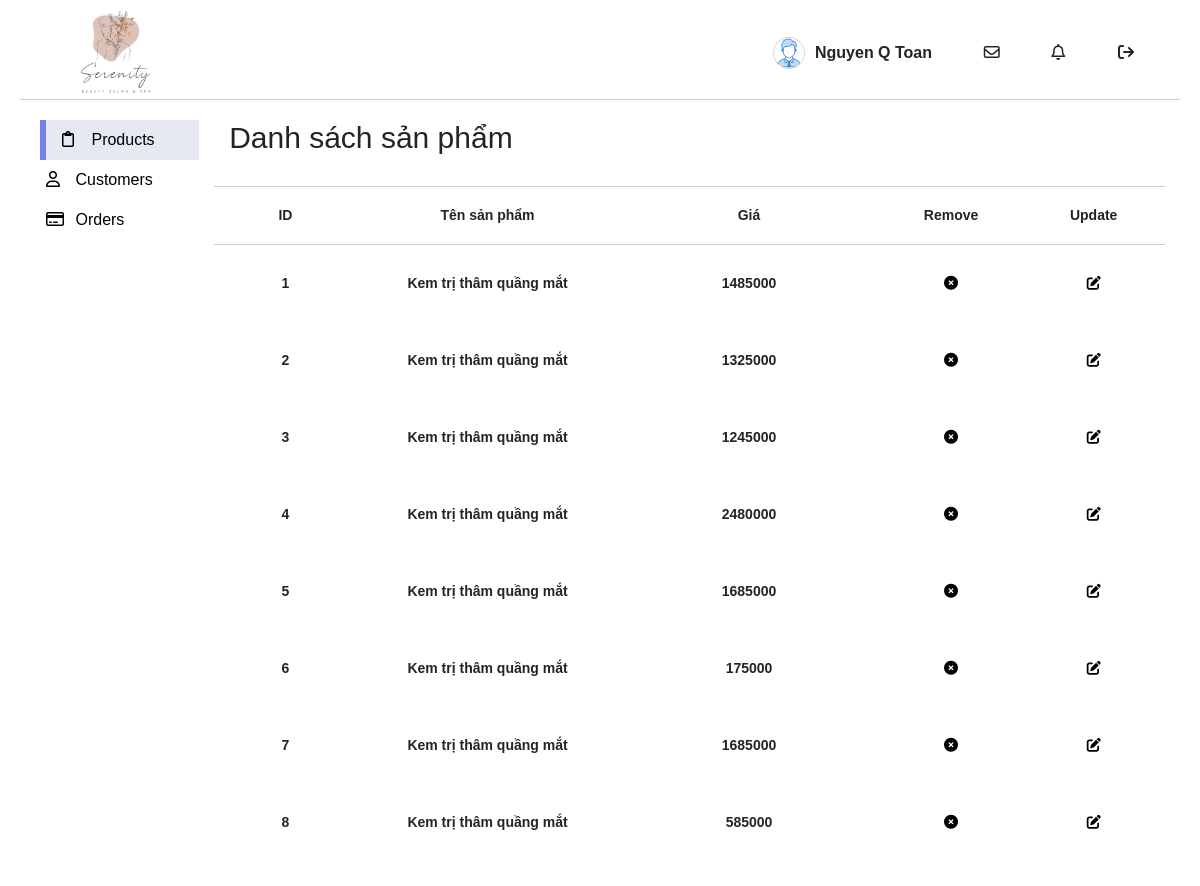
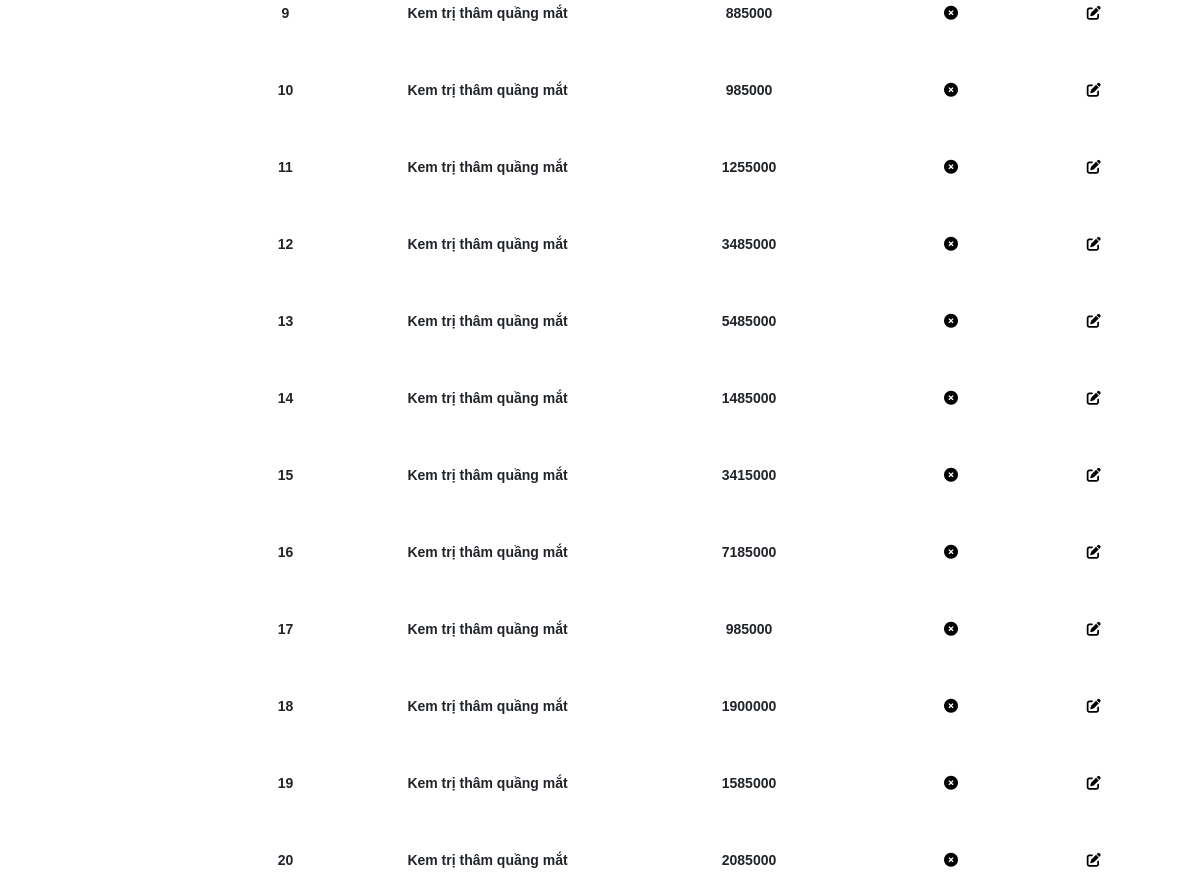
The page /admin (signed in) on the database its author committed (2 pictures, top to bottom).
### tables this page shows
create table product (
	id int auto_increment,
    title text not null,
    image text,
    price float not null,
    cate_id int default null,
    primary key(id),
    constraint fk_categories_id foreign key(cate_id) references categories (id)
) DEFAULT CHARSET=utf8mb4 COLLATE=utf8mb4_unicode_ci;

### mvc/core/controller.php (called while the page is built, shortened)
<?php
class controller
{
    public function model($model)
    {
        return new $model;
    }
    public function view($view, $data = [])
    {
        require_once "./mvc/views/" . $view . ".php";
    }
}

### mvc/core/app.php (called while the page is built, shortened)
<?php
class app
{
    protected $action = "defaultView";
    function __construct()
    {
        $arr = $this->UrlProcess();
        if (file_exists("./mvc/controllers/" . $arr[0] . ".php")) {
            $this->controller = $arr[0];
            unset($arr[0]);
        }
        $this->controller = new $this->controller;
        $this->params = $arr ? array_values($arr) : [];
        call_user_func_array([$this->controller, $this->action], $this->params);
    }
    function UrlProcess()
    {
        if (isset($_GET["url"])) {
            return explode("/", filter_var(trim($_GET["url"], "/")));
        }
    }
}

### index.php (called while the page is built, shortened)
<?php
$app = new app();

### mvc/core/basehref.php (called while the page is built)
<?php
function getUrl()
{
    $home_url = 'http://' . $_SERVER['HTTP_HOST'] . dirname($_SERVER['PHP_SELF']);
    return $home_url;
}

### mvc/core/db.php (called while the page is built, shortened)
<?php
class db
{
    protected $servername = "localhost:3306";
    protected $username = "root";
    protected $password = "123456";
    function __construct()
    {
        $this->connect = mysqli_connect($this->servername, $this->username, $this->password);
    }
}

### mvc/models/ProductsModel.php (called while the page is built, shortened)
<?php
class ProductsModel extends db
{
    public function getAllProducts()
    {
        $qr = "SELECT * FROM product";
        return mysqli_query($this->connect, $qr);
    }
}

### mvc/views/adminView.php (the view, shortened to what this page needs)
<?php
require_once "./mvc/core/basehref.php";
?>
<!DOCTYPE html>
<html lang="en">
<head>
    <link href="https://cdn.jsdelivr.net/npm/bootstrap@5.3.0-alpha1/dist/css/bootstrap.min.css" rel="stylesheet" />
    <link rel="stylesheet" href="./assets/libs/font-awesome/css/all.min.css">
</head>
<body>
    <section class="admin">
        <div class="navbar">
            <div class="navbar-logo">
                <a href="<?php echo getUrl() . "/" ?>"><img src="./assets/image/logo/logo(500x300).png" alt="" /></a>
            </div>
            <div class="navbar-menu">
                <ul class="navbar-nav">
                    <li class="nav-item nav-profile">
                        <div class="nav-profile">
                            <div class="nav-profile-img">
                                <img src="./assets/image/logo/admin.png" alt="" />
                            </div>
                            <div class="nav-profile-text">
                                <p>Nguyen Q Toan</p>
                            </div>
                        </div>
                    </li>
                    <li class="nav-item">
                        <i class="fa-regular fa-envelope"></i>
                    </li>
                    <li class="nav-item">
                        <i class="fa-regular fa-bell"></i>
                    </li>
                    <li class="nav-item" id="logout">
                        <i class="fa-solid fa-arrow-right-from-bracket"></i>
                    </li>
                </ul>
            </div>
        </div>
        <div class="main">
            <div class="sidebar">
                <ul class="nav">
                    <li class="nav-item active" data-target="products">
                        <a href="" class="nav-link">
                            <i class="fa-regular fa-clipboard"></i>
                            <span class="nav-title"> Products </span>
                        </a>
                    </li>
                    <li class="nav-item" data-target="customers">
                        <a href="" class="nav-link">
                            <i class="fa-regular fa-user"></i>
                            <span class="nav-title"> Customers </span>
                        </a>
                    </li>
                    <li class="nav-item" data-target="orders">
                        <a href="" class="nav-link">
                            <i class="fa-regular fa-credit-card"></i>
                            <span class="nav-title"> Orders </span>
                        </a>
                    </li>
                </ul>
            </div>
            <div class="content">
                <div class="container">
                    <div class="products" id="products">
                        <div class="container-fluid">
                            <h2>Danh sách sản phẩm</h2>
                        </div>
                        <table>
                            <thead>
                                <tr>
                                    <td>ID</td>
                                    <td>Tên sản phẩm</td>
                                    <td>Giá</td>
                                    <td>Remove</td>
                                    <td>Update</td>
                                </tr>
                            </thead>
                            <tbody>
                                <?php
                                while ($row = mysqli_fetch_array($data["all-pro"])) {
                                    echo '
                                    <tr product-id="' . $row['id'] . '">
                                        <td id="id-product">' . $row["id"] . '</td>
                                        <td id="name-product">' . $row["title"] . '</td>
                                        <td id="price-product">' . $row["price"] . '</td>
                                        <td>
                                        <a id="remove" href="http://localhost/Spa/admin/deleteProduct/' . $row['id'] . '"><button >
                                        <i class="fa-sharp fa-solid fa-circle-xmark"></i>
                                    </button></a>
                                    </td>
                                    <td>
                                        <a product-id="' . $row['id'] . '"id="update-product"><button >
                                        <i class="fa-solid fa-pen-to-square"></i>
                                    </button></a>
                                    </td>
                                </tr>
                                ';
                                };
                                ?>
                            </tbody>
                        </table>
                    </div>
                </div>
            </div>
        </div>
    </section>
</body>
</html>

### rows shown on the page
product: id "1", title "Kem trị thâm quầng mắt", price "1485000"
product: id "2", title "Kem trị thâm quầng mắt", price "1325000"
product: id "3", title "Kem trị thâm quầng mắt", price "1245000"
product: id "4", title "Kem trị thâm quầng mắt", price "2480000"
product: id "5", title "Kem trị thâm quầng mắt", price "1685000"
product: id "6", title "Kem trị thâm quầng mắt", price "175000"
product: id "7", title "Kem trị thâm quầng mắt", price "1685000"
product: id "8", title "Kem trị thâm quầng mắt", price "585000"
product: id "9", title "Kem trị thâm quầng mắt", price "885000"
product: id "10", title "Kem trị thâm quầng mắt", price "985000"
product: id "11", title "Kem trị thâm quầng mắt", price "1255000"
product: id "12", title "Kem trị thâm quầng mắt", price "3485000"
product: id "13", title "Kem trị thâm quầng mắt", price "5485000"
product: id "14", title "Kem trị thâm quầng mắt", price "1485000"
product: id "15", title "Kem trị thâm quầng mắt", price "3415000"
product: id "16", title "Kem trị thâm quầng mắt", price "7185000"
product: id "17", title "Kem trị thâm quầng mắt", price "985000"
product: id "18", title "Kem trị thâm quầng mắt", price "1900000"
product: id "19", title "Kem trị thâm quầng mắt", price "1585000"
product: id "20", title "Kem trị thâm quầng mắt", price "2085000"
